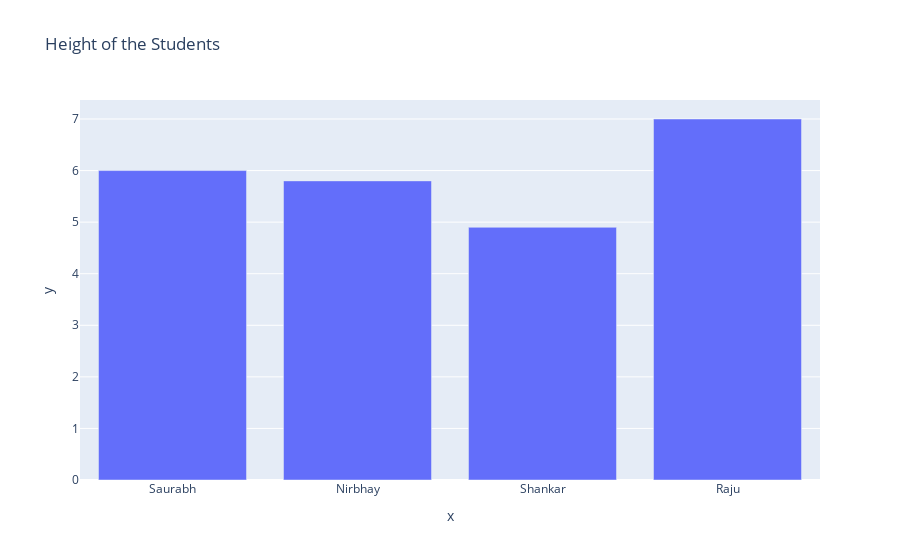

The code cell stored with this chart in its notebook:
### Markdown cell above
## save chart in image form

### Code cell
# save theplot in png file

fig=px.bar(x=names, y=height, title="Height of the Students")

fig.show()

# save the plot in png file

fig.write_image("./output/01_barplot.png")

### Figure 1 — Plotly figure (JSON) as saved in the notebook; plotly's stock layout.template omitted (floating-point values rounded to 4 significant figures)
{"data": [{"alignmentgroup": "True", "hovertemplate": "x=%{x}<br>y=%{y}<extra></extra>", "legendgroup": "", "marker": {"color": "#636efa", "pattern": {"shape": ""}}, "name": "", "offsetgroup": "", "orientation": "v", "showlegend": false, "textposition": "auto", "type": "bar", "x": ["Saurabh", "Nirbhay", "Shankar", "Raju"], "xaxis": "x", "y": [6, 5.8, 4.9, 7], "yaxis": "y"}], "layout": {"barmode": "relative", "legend": {"tracegroupgap": 0}, "title": {"text": "Height of the Students"}, "xaxis": {"anchor": "y", "domain": [0, 1], "title": {"text": "x"}}, "yaxis": {"anchor": "x", "domain": [0, 1], "title": {"text": "y"}}}}
